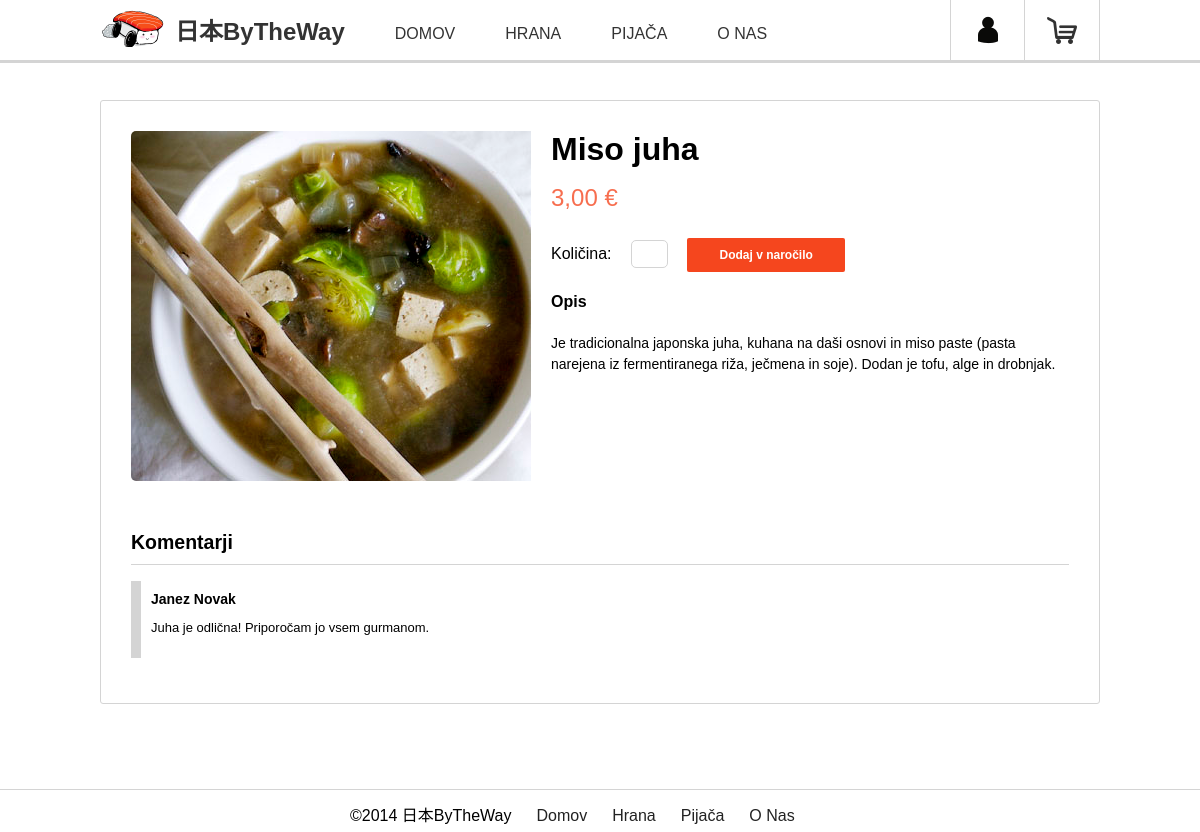
/product.php?izbira=1&posamezna=1, run on an earlier commit of the app's database.
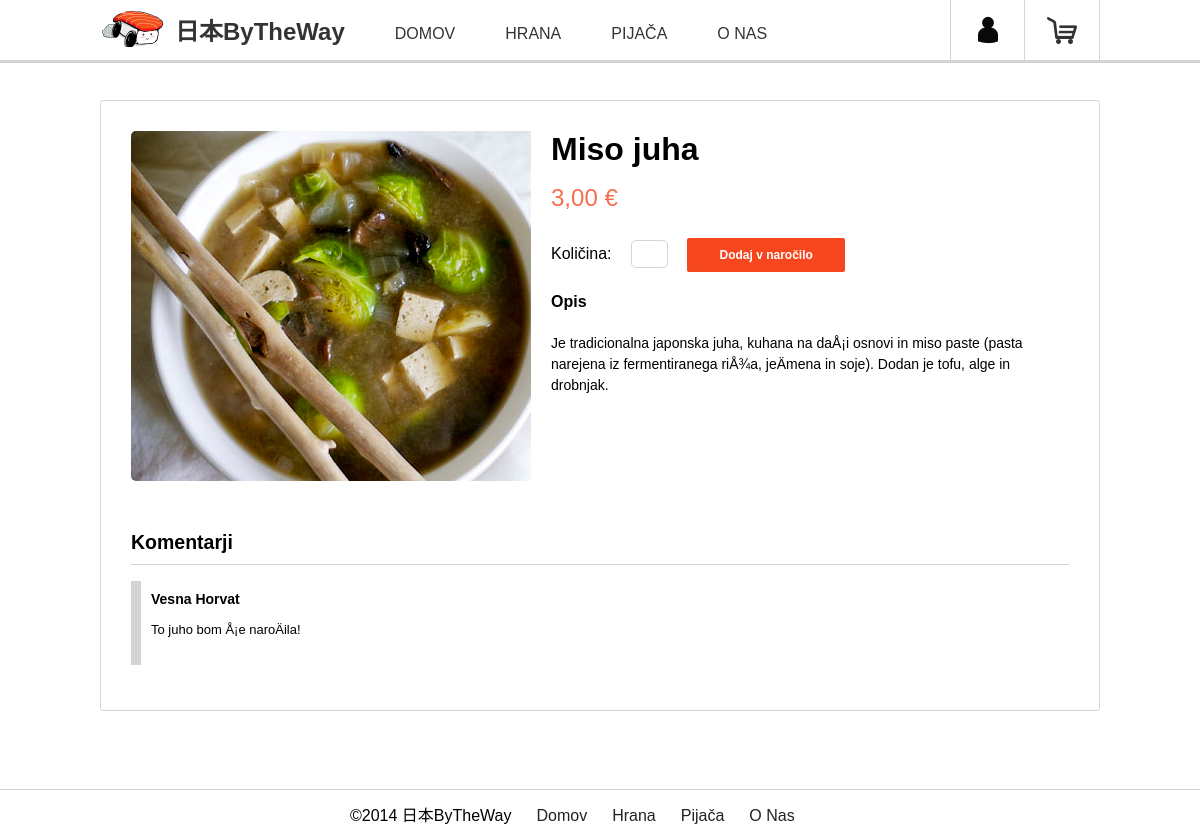
And on a later commit of the database.
### tables this page shows
CREATE TABLE IF NOT EXISTS `hrana` (
  `HranaID` int(11) NOT NULL AUTO_INCREMENT,
  `Ime` varchar(30) NOT NULL,
  `VrstaHrane` varchar(15) NOT NULL,
  `Opis` varchar(200) NOT NULL,
  `Cena` float NOT NULL,
  `Slika` varchar(50) NOT NULL,
  PRIMARY KEY (`HranaID`)
);

CREATE TABLE IF NOT EXISTS `komentarhrana` (
  `KomentarHranaID` int(11) NOT NULL AUTO_INCREMENT,
  `Hrana_HranaID` int(11) NOT NULL,
  `Uporabnik_UporabnikID` int(11) NOT NULL,
  `Vsebina` varchar(100) NOT NULL,
  `Ocena` int(11) NOT NULL,
  PRIMARY KEY (`KomentarHranaID`),
  KEY `Hrana_HranaID_idx` (`Hrana_HranaID`)
);

CREATE TABLE IF NOT EXISTS `uporabniki` (
  `UporabnikID` int(11) NOT NULL AUTO_INCREMENT,
  `Ime` varchar(25) NOT NULL,
  `Priimek` varchar(25) NOT NULL,
  `Geslo` varchar(20) NOT NULL,
  `Email` varchar(50) NOT NULL,
  `Naslov` varchar(45) NOT NULL,
  `Mesto` varchar(45) NOT NULL,
  `PostnaStevilka` varchar(10) NOT NULL,
  `JeAdmin` tinyint(1) NOT NULL,
  PRIMARY KEY (`UporabnikID`),
  UNIQUE KEY `Email_UNIQUE` (`Email`)
);

### product.php (the view, shortened to what this page needs)
<?php
	include('mysql-connection.php');
?>
<?php
	$product_result = null;
	$comment_result = null;
	if (isset($_GET['izbira']) && isset($_GET['posamezna'])) {
		$izbira = intval($_GET['izbira']);
		$posamezna = intval($_GET['posamezna']);
		if ($izbira >= 0 && $izbira < 5) {
			$product_result = mysqli_query($connection, "SELECT * FROM hrana WHERE HranaID='$posamezna'");
			$comment_result = mysqli_query($connection, "SELECT * FROM komentarhrana WHERE Hrana_HranaID='$posamezna'");
		} else if ($izbira == 5) {
			$product_result = mysqli_query($connection, "SELECT * FROM pijaca WHERE PijacaID='$posamezna'");
			$comment_result = mysqli_query($connection, "SELECT * FROM komentarpijaca WHERE Pijaca_PijacaID='$posamezna'");
		} else {
			die();
		}
		if (mysqli_num_rows($product_result) != 0) {
			$data = mysqli_fetch_array($product_result);
			$id = $data[0];
			$ime = $data[1];
			$opis = $data[3];
			$cena = $data[4];
			$slika = $data[5];
		} else {
			die();
		}
	}
?>
<!doctype html>
<html lang="en">
<head>
	<link rel="stylesheet" href="styles/normalize.css">
	<link rel="stylesheet" href="styles/main.css">
</head>
<body>
	<header class="main-header">
		<?php include('main-header.php'); ?>
	</header>
	<div class="main-content">
		<div class="row clearfix">
			<div class="product">
				<div class="product-image">
					<img src="<?php echo $slika; ?>" alt="A big picture of sushi">
				</div>
				<div class="product-information">
					<div class="name-and-price">
						<h2><?php echo $ime; ?></h2>
						<span class="price"><?php echo $cena.',00 €'; ?></span>
					</div>
					<div class="order">
						<label for="quantity">Količina:</label>
						<input id="quantity" type="text" name="quantity" value="" onkeyup="getValue(this.value)">
						<?php
							$pid = $id;
							$pcat = $_GET['izbira']!=5?'h':'p';
							if (isset($_SESSION['user']) || isset($_SESSION['admin'])){
								echo '<a class="big-red" href="basket.php?a=0&pid='.$pid.'&pcat='.$pcat.'&qt=1">Dodaj v naročilo</a>';
							} else {
								echo '<a class="big-red" href="login.php">Dodaj v naročilo</a>';
							}
						?>
					</div>
					<div class="description">
						<h4>Opis</h4>
						<p class="description"><?php echo $opis; ?></p>
					</div>
				</div>
				<div class="row clearfix"></div>
				<div class="comments">
					<h2>Komentarji</h2>
					<?php
						if (mysqli_num_rows($comment_result) != 0) {
							while ($vrstica = mysqli_fetch_array($comment_result)) {
								$id = $vrstica['Uporabnik_UporabnikID'];
								$result = mysqli_query($connection, "SELECT Ime, Priimek FROM uporabniki WHERE UporabnikID=$id");
								if (mysqli_num_rows($result) != 0) {
									$user = mysqli_fetch_array($result);
									echo '<div class="single-comment">';
									echo '<div class="author"><span>'.$user[0]." ".$user[1].'</span></div>';
									echo '<div class="text"><p>'.$vrstica['Vsebina'].'</p></div>';
									echo '</div>';
								}
							}
						} else {
							echo '<div class="single-comment">';
							echo '<div class="text"><p>Ni komentarjev</p></div>';
							echo '</div>';
						}
					?>
				</div>
			</div>
		</div>
	</div>
	<footer class="main-footer">
		<?php include('main-footer.php'); ?>
	</footer>
</body>
</html>

### main-header.php (shortened to what this page needs)
<div class="row clearfix">
	<a href="index.php"><h1 class="logo">日本ByTheWay</h1></a>
	<nav class="main-nav left">
		<ul class="inline-list">
			<li><a href="index.php">DOMOV</a></li>
			<li><a href="products-grid.php?izbira=0">HRANA</a>
			</li>
			<li><a href="products-grid.php?izbira=5">PIJAČA</a></li>
			<li><a href="about-us.php">O NAS</a></li>
		</ul>
	</nav>
	<nav class="user-nav right">
		<ul class="inline-list">
			<li class="user"><a href="#"><span>User</span></a>
			</li>
			<li class="shopping-cart"><a href="basket.php"><span>Shopping cart</span></a></li>
		</ul>
	</nav>
</div>

### main-footer.php
<div class="row clearfix">
	<div class="center">
		<ul class="inline-list">
			<li><span>©2014 日本ByTheWay</span></li>
			<li><a href="index.php">Domov</a></li>
			<li><a href="products-grid.php?izbira=0">Hrana</a></li>
			<li><a href="products-grid.php?izbira=5">Pijača</a></li>
			<li><a href="about-us.php">O Nas</a></li>
		</ul>
	</div>
</div>

### styles/main.css (style rules this page uses)
*, *:before, *:after { -moz-box-sizing: border-box; -webkit-box-sizing: border-box; box-sizing: border-box; }
.clearfix:after { content: "."; display: block; clear: both; visibility: hidden; line-height: 0; height: 0; }
.clearfix { display: inline-block; }
html { position: relative; min-height: 100%; }
body { margin: 0 0 32px; }
.row { display: block; max-width: 1000px; margin: 0 auto; }
.inline-list { list-style: none; margin: 0; padding: 0; }
.inline-list li { float: left; display: inline-block; }
.left { float: left; }
.right { float: right; }
.center { margin: 0 auto; }
a.big-red, button.big-red { border: 0 none; border-radius: 2px 2px 2px 2px; color: #FFFFFF; cursor: pointer; display: inline-block; font-family: Arial,sans-serif; font-size: 12px; font-weight: bold; line-height: 20px; margin-bottom: 0; margin-top: 10px; padding: 7px 10px; text-transform: none; text-decoration: none; width: 16.795%; text-align: center; background: none repeat scroll 0 0 #f5461e; color: #fff; }
.main-header { background: #fff; border-bottom: 3px solid #d4d4d4; min-height: 60px; position: fixed; z-index: 9999; width: 100%; }
.main-header .logo { background-image: url("../images/site-images/logo.png"); background-repeat: no-repeat; color: #333; float: left; font-size: 1.5em; padding: 2px 50px 0 75px; margin: 0; margin-top: 10px; text-decoration: none; }
.main-header .main-nav { padding-top: 25px; min-height: 60px; }
.main-header .main-nav li { position: relative; margin-right: 50px; min-height: 35px; }
.main-header .main-nav li a { color: #333; text-decoration: none; }
.main-header .user-nav .user, .main-header .user-nav .shopping-cart { display: block; background-repeat: no-repeat; background-position: center; border-right: 1px solid #d4d4d4; min-height: 60px; width: 75px; }
.main-header .user-nav .user { background-image: url("../images/site-images/user.png"); border-left: 1px solid #d4d4d4; }
.main-header .user-nav .shopping-cart { background-image: url("../images/site-images/shopping-cart.png"); }
.main-header .user-nav li { position: relative; }
.main-footer { position: absolute; left: 0; bottom: 0; background-color: #fff; width: 100%; border-top: 1px solid #d4d4d4; padding-top: 10px; }
.main-footer .center { width: 500px; }
.main-footer .center li { line-height: 2; margin-right: 25px; }
.main-footer .center li a { color: #222; text-decoration: none; }
.main-content { padding-top: 100px; padding-bottom: 40px; }
.main-content .product { border: 1px solid #d4d4d4; border-radius: 3px; padding: 30px; min-height: 410px; }
.main-content .product .product-image { float: left; max-width: 400px; max-height: 350px; margin-right: 20px; overflow: hidden; }
.main-content .product .product-image img { border-radius: 5px; }
.main-content .product .product-information .name-and-price h2 { font-size: 2em; margin: 0; padding: 0; }
.main-content .product .product-information .name-and-price .price { color: #f76e4f; font-size: 1.5em; line-height: 2.5; }
.main-content .product .product-information .order input { border: 1px solid #d4d4d4; border-radius: 5px 5px 5px 5px; color: #999; font-size: 105%; height: 28px; margin: 0 15px; padding: 0; text-align: center; width: 37px; }
.main-content .product .product-information .description p { font-size: 14px; line-height: 1.5; }
.main-content .product .comments { margin-top: 50px; font-size: 13px; }
.main-content .product .comments h2 { border-bottom: 1px solid #d4d4d4; padding-bottom: 10px; }
.main-content .product .comments .single-comment { border-left: 10px solid #d4d4d4; padding: 10px; margin-bottom: 15px; }
.main-content .product .comments .single-comment span { font-size: 14px; font-weight: bold; }

What changed in the data, as far as the page shows it:
removed komentarhrana: uporabniki.Ime "Janez", uporabniki.Priimek "Novak", Vsebina "Juha je odlična! Priporočam jo vsem gurmanom."
changed hrana "Miso juha": Opis "Je tradicionalna japonska juha, kuhana na daši osnovi in miso paste (pasta narejena iz fermentiranega riža, ječmena in soje). Dodan je tofu, alge in drobnjak." → "…japonska juha, kuhana na daÅ¡i osnovi in miso paste (pasta narejena iz fermentiranega riÅ¾a, jeÄmena in soje). Dodan je…"
added komentarhrana: uporabniki.Ime "Vesna", uporabniki.Priimek "Horvat", Vsebina "To juho bom Å¡e naroÄila!"
